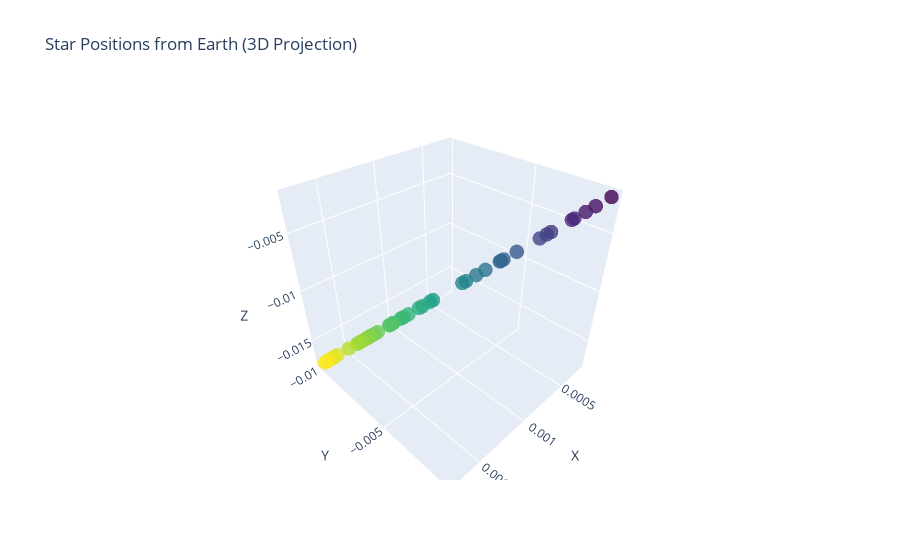

Source (notebook cell):
### Code cell
fig = go.Figure(data=[go.Scatter3d(
    x=x, y=y, z=z,
    mode='markers',
    marker=dict(
        size=5,
        color=distance, 
        colorscale='Viridis',
        opacity=0.8
    )
)])

fig.update_layout(
    title='Star Positions from Earth (3D Projection)',
    scene=dict(
        xaxis_title='X',
        yaxis_title='Y',
        zaxis_title='Z',
        aspectmode='manual',
        aspectratio=dict(x=0, y=0, z=0)
    )
)

fig.show()
